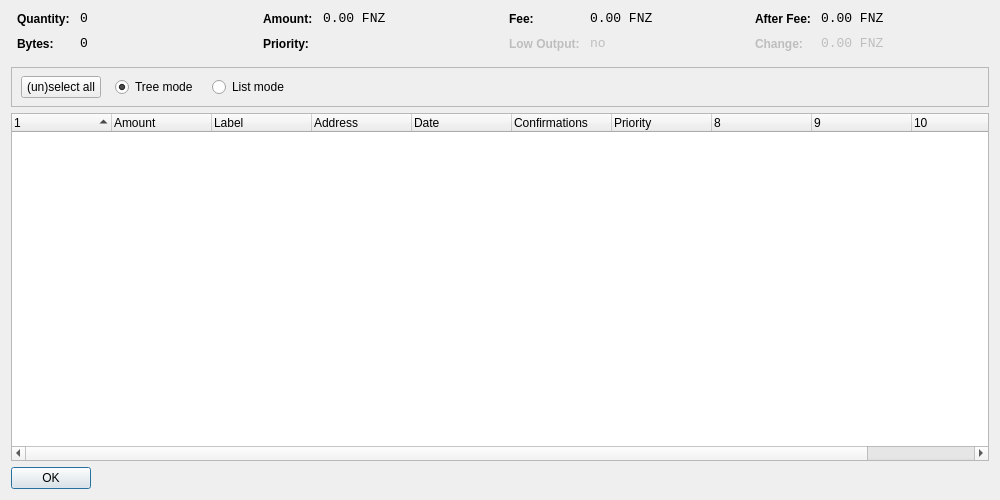
<?xml version="1.0" encoding="UTF-8"?>
<ui version="4.0">
 <class>CoinControlDialog</class>
 <widget class="QDialog" name="CoinControlDialog">
  <property name="geometry">
   <rect>
    <x>0</x>
    <y>0</y>
    <width>1000</width>
    <height>500</height>
   </rect>
  </property>
  <property name="windowTitle">
   <string>Coin Control</string>
  </property>
  <layout class="QVBoxLayout" name="verticalLayout">
   <item>
    <layout class="QHBoxLayout" name="horizontalLayoutTop" stretch="0,0,0,0">
     <property name="topMargin">
      <number>0</number>
     </property>
     <property name="bottomMargin">
      <number>10</number>
     </property>
     <item>
      <layout class="QFormLayout" name="formLayoutCoinControl1">
       <property name="horizontalSpacing">
        <number>10</number>
       </property>
       <property name="verticalSpacing">
        <number>10</number>
       </property>
       <property name="leftMargin">
        <number>6</number>
       </property>
       <property name="rightMargin">
        <number>6</number>
       </property>
       <item row="0" column="0">
        <widget class="QLabel" name="labelCoinControlQuantityText">
         <property name="styleSheet">
          <string notr="true">font-weight:bold;</string>
         </property>
         <property name="text">
          <string>Quantity:</string>
         </property>
        </widget>
       </item>
       <item row="0" column="1">
        <widget class="QLabel" name="labelCoinControlQuantity">
         <property name="font">
          <font>
           <family>Monospace</family>
           <pointsize>10</pointsize>
          </font>
         </property>
         <property name="cursor">
          <cursorShape>IBeamCursor</cursorShape>
         </property>
         <property name="contextMenuPolicy">
          <enum>Qt::ActionsContextMenu</enum>
         </property>
         <property name="text">
          <string notr="true">0</string>
         </property>
         <property name="textInteractionFlags">
          <set>Qt::LinksAccessibleByMouse|Qt::TextSelectableByKeyboard|Qt::TextSelectableByMouse</set>
         </property>
        </widget>
       </item>
       <item row="1" column="0">
        <widget class="QLabel" name="labelCoinControlBytesText">
         <property name="styleSheet">
          <string notr="true">font-weight:bold;</string>
         </property>
         <property name="text">
          <string>Bytes:</string>
         </property>
        </widget>
       </item>
       <item row="1" column="1">
        <widget class="QLabel" name="labelCoinControlBytes">
         <property name="font">
          <font>
           <family>Monospace</family>
           <pointsize>10</pointsize>
          </font>
         </property>
         <property name="cursor">
          <cursorShape>IBeamCursor</cursorShape>
         </property>
         <property name="contextMenuPolicy">
          <enum>Qt::ActionsContextMenu</enum>
         </property>
         <property name="text">
          <string notr="true">0</string>
         </property>
         <property name="textInteractionFlags">
          <set>Qt::LinksAccessibleByMouse|Qt::TextSelectableByKeyboard|Qt::TextSelectableByMouse</set>
         </property>
        </widget>
       </item>
      </layout>
     </item>
     <item>
      <layout class="QFormLayout" name="formLayoutCoinControl2">
       <property name="horizontalSpacing">
        <number>10</number>
       </property>
       <property name="verticalSpacing">
        <number>10</number>
       </property>
       <property name="leftMargin">
        <number>6</number>
       </property>
       <property name="rightMargin">
        <number>6</number>
       </property>
       <item row="0" column="0">
        <widget class="QLabel" name="labelCoinControlAmountText">
         <property name="styleSheet">
          <string notr="true">font-weight:bold;</string>
         </property>
         <property name="text">
          <string>Amount:</string>
         </property>
        </widget>
       </item>
       <item row="0" column="1">
        <widget class="QLabel" name="labelCoinControlAmount">
         <property name="font">
          <font>
           <family>Monospace</family>
           <pointsize>10</pointsize>
          </font>
         </property>
         <property name="cursor">
          <cursorShape>IBeamCursor</cursorShape>
         </property>
         <property name="contextMenuPolicy">
          <enum>Qt::ActionsContextMenu</enum>
         </property>
         <property name="text">
          <string notr="true">0.00 FNZ</string>
         </property>
         <property name="textInteractionFlags">
          <set>Qt::LinksAccessibleByMouse|Qt::TextSelectableByKeyboard|Qt::TextSelectableByMouse</set>
         </property>
        </widget>
       </item>
       <item row="1" column="0">
        <widget class="QLabel" name="labelCoinControlPriorityText">
         <property name="styleSheet">
          <string notr="true">font-weight:bold;</string>
         </property>
         <property name="text">
          <string>Priority:</string>
         </property>
        </widget>
       </item>
       <item row="1" column="1">
        <widget class="QLabel" name="labelCoinControlPriority">
         <property name="font">
          <font>
           <family>Monospace</family>
           <pointsize>10</pointsize>
          </font>
         </property>
         <property name="cursor">
          <cursorShape>IBeamCursor</cursorShape>
         </property>
         <property name="contextMenuPolicy">
          <enum>Qt::ActionsContextMenu</enum>
         </property>
         <property name="text">
          <string/>
         </property>
         <property name="textInteractionFlags">
          <set>Qt::LinksAccessibleByMouse|Qt::TextSelectableByKeyboard|Qt::TextSelectableByMouse</set>
         </property>
        </widget>
       </item>
      </layout>
     </item>
     <item>
      <layout class="QFormLayout" name="formLayoutCoinControl3">
       <property name="horizontalSpacing">
        <number>10</number>
       </property>
       <property name="verticalSpacing">
        <number>10</number>
       </property>
       <property name="leftMargin">
        <number>6</number>
       </property>
       <property name="rightMargin">
        <number>6</number>
       </property>
       <item row="0" column="0">
        <widget class="QLabel" name="labelCoinControlFeeText">
         <property name="styleSheet">
          <string notr="true">font-weight:bold;</string>
         </property>
         <property name="text">
          <string>Fee:</string>
         </property>
        </widget>
       </item>
       <item row="0" column="1">
        <widget class="QLabel" name="labelCoinControlFee">
         <property name="font">
          <font>
           <family>Monospace</family>
           <pointsize>10</pointsize>
          </font>
         </property>
         <property name="cursor">
          <cursorShape>IBeamCursor</cursorShape>
         </property>
         <property name="contextMenuPolicy">
          <enum>Qt::ActionsContextMenu</enum>
         </property>
         <property name="text">
          <string notr="true">0.00 FNZ</string>
         </property>
         <property name="textInteractionFlags">
          <set>Qt::LinksAccessibleByMouse|Qt::TextSelectableByKeyboard|Qt::TextSelectableByMouse</set>
         </property>
        </widget>
       </item>
       <item row="1" column="0">
        <widget class="QLabel" name="labelCoinControlLowOutputText">
         <property name="enabled">
          <bool>false</bool>
         </property>
         <property name="styleSheet">
          <string notr="true">font-weight:bold;</string>
         </property>
         <property name="text">
          <string>Low Output:</string>
         </property>
        </widget>
       </item>
       <item row="1" column="1">
        <widget class="QLabel" name="labelCoinControlLowOutput">
         <property name="enabled">
          <bool>false</bool>
         </property>
         <property name="font">
          <font>
           <family>Monospace</family>
           <pointsize>10</pointsize>
          </font>
         </property>
         <property name="cursor">
          <cursorShape>IBeamCursor</cursorShape>
         </property>
         <property name="contextMenuPolicy">
          <enum>Qt::ActionsContextMenu</enum>
         </property>
         <property name="text">
          <string notr="true">no</string>
         </property>
         <property name="textInteractionFlags">
          <set>Qt::LinksAccessibleByMouse|Qt::TextSelectableByKeyboard|Qt::TextSelectableByMouse</set>
         </property>
        </widget>
       </item>
      </layout>
     </item>
     <item>
      <layout class="QFormLayout" name="formLayoutCoinControl4">
       <property name="horizontalSpacing">
        <number>10</number>
       </property>
       <property name="verticalSpacing">
        <number>10</number>
       </property>
       <property name="leftMargin">
        <number>6</number>
       </property>
       <property name="rightMargin">
        <number>6</number>
       </property>
       <item row="0" column="0">
        <widget class="QLabel" name="labelCoinControlAfterFeeText">
         <property name="styleSheet">
          <string notr="true">font-weight:bold;</string>
         </property>
         <property name="text">
          <string>After Fee:</string>
         </property>
        </widget>
       </item>
       <item row="0" column="1">
        <widget class="QLabel" name="labelCoinControlAfterFee">
         <property name="font">
          <font>
           <family>Monospace</family>
           <pointsize>10</pointsize>
          </font>
         </property>
         <property name="cursor">
          <cursorShape>IBeamCursor</cursorShape>
         </property>
         <property name="contextMenuPolicy">
          <enum>Qt::ActionsContextMenu</enum>
         </property>
         <property name="text">
          <string notr="true">0.00 FNZ</string>
         </property>
         <property name="textInteractionFlags">
          <set>Qt::LinksAccessibleByMouse|Qt::TextSelectableByKeyboard|Qt::TextSelectableByMouse</set>
         </property>
        </widget>
       </item>
       <item row="1" column="0">
        <widget class="QLabel" name="labelCoinControlChangeText">
         <property name="enabled">
          <bool>false</bool>
         </property>
         <property name="styleSheet">
          <string notr="true">font-weight:bold;</string>
         </property>
         <property name="text">
          <string>Change:</string>
         </property>
        </widget>
       </item>
       <item row="1" column="1">
        <widget class="QLabel" name="labelCoinControlChange">
         <property name="enabled">
          <bool>false</bool>
         </property>
         <property name="font">
          <font>
           <family>Monospace</family>
           <pointsize>10</pointsize>
          </font>
         </property>
         <property name="cursor">
          <cursorShape>IBeamCursor</cursorShape>
         </property>
         <property name="contextMenuPolicy">
          <enum>Qt::ActionsContextMenu</enum>
         </property>
         <property name="text">
          <string notr="true">0.00 FNZ</string>
         </property>
         <property name="textInteractionFlags">
          <set>Qt::LinksAccessibleByMouse|Qt::TextSelectableByKeyboard|Qt::TextSelectableByMouse</set>
         </property>
        </widget>
       </item>
      </layout>
     </item>
    </layout>
   </item>
   <item>
    <widget class="QFrame" name="frame">
     <property name="minimumSize">
      <size>
       <width>0</width>
       <height>40</height>
      </size>
     </property>
     <property name="frameShape">
      <enum>QFrame::StyledPanel</enum>
     </property>
     <property name="frameShadow">
      <enum>QFrame::Sunken</enum>
     </property>
     <widget class="QWidget" name="horizontalLayoutWidget">
      <property name="geometry">
       <rect>
        <x>10</x>
        <y>0</y>
        <width>781</width>
        <height>41</height>
       </rect>
      </property>
      <layout class="QHBoxLayout" name="horizontalLayoutPanel" stretch="0,0,0,0,0">
       <property name="spacing">
        <number>14</number>
       </property>
       <item>
        <widget class="QPushButton" name="pushButtonSelectAll">
         <property name="sizePolicy">
          <sizepolicy hsizetype="Maximum" vsizetype="Fixed">
           <horstretch>0</horstretch>
           <verstretch>0</verstretch>
          </sizepolicy>
         </property>
         <property name="text">
          <string>(un)select all</string>
         </property>
        </widget>
       </item>
       <item>
        <widget class="QRadioButton" name="radioTreeMode">
         <property name="sizePolicy">
          <sizepolicy hsizetype="Maximum" vsizetype="Fixed">
           <horstretch>0</horstretch>
           <verstretch>0</verstretch>
          </sizepolicy>
         </property>
         <property name="text">
          <string>Tree mode</string>
         </property>
         <property name="checked">
          <bool>true</bool>
         </property>
        </widget>
       </item>
       <item>
        <widget class="QRadioButton" name="radioListMode">
         <property name="sizePolicy">
          <sizepolicy hsizetype="Maximum" vsizetype="Fixed">
           <horstretch>0</horstretch>
           <verstretch>0</verstretch>
          </sizepolicy>
         </property>
         <property name="text">
          <string>List mode</string>
         </property>
        </widget>
       </item>
       <item>
        <spacer name="horizontalSpacer">
         <property name="orientation">
          <enum>Qt::Horizontal</enum>
         </property>
         <property name="sizeHint" stdset="0">
          <size>
           <width>40</width>
           <height>20</height>
          </size>
         </property>
        </spacer>
       </item>
      </layout>
     </widget>
    </widget>
   </item>
   <item>
    <widget class="CoinControlTreeWidget" name="treeWidget">
     <property name="contextMenuPolicy">
      <enum>Qt::CustomContextMenu</enum>
     </property>
     <property name="sortingEnabled">
      <bool>false</bool>
     </property>
     <property name="columnCount">
      <number>11</number>
     </property>
     <attribute name="headerShowSortIndicator" stdset="0">
      <bool>true</bool>
     </attribute>
     <attribute name="headerStretchLastSection">
      <bool>false</bool>
     </attribute>
     <column>
      <property name="text">
       <string/>
      </property>
     </column>
     <column>
      <property name="text">
       <string>Amount</string>
      </property>
     </column>
     <column>
      <property name="text">
       <string>Label</string>
      </property>
     </column>
     <column>
      <property name="text">
       <string>Address</string>
      </property>
     </column>
     <column>
      <property name="text">
       <string>Date</string>
      </property>
     </column>
     <column>
      <property name="text">
       <string>Confirmations</string>
      </property>
      <property name="toolTip">
       <string>Confirmed</string>
      </property>
     </column>
     <column>
      <property name="text">
       <string>Priority</string>
      </property>
     </column>
     <column>
      <property name="text">
       <string/>
      </property>
     </column>
     <column>
      <property name="text">
       <string/>
      </property>
     </column>
     <column>
      <property name="text">
       <string/>
      </property>
     </column>
     <column>
      <property name="text">
       <string/>
      </property>
     </column>
    </widget>
   </item>
   <item>
    <widget class="QDialogButtonBox" name="buttonBox">
     <property name="sizePolicy">
      <sizepolicy hsizetype="Maximum" vsizetype="Fixed">
       <horstretch>0</horstretch>
       <verstretch>0</verstretch>
      </sizepolicy>
     </property>
     <property name="orientation">
      <enum>Qt::Horizontal</enum>
     </property>
     <property name="standardButtons">
      <set>QDialogButtonBox::Ok</set>
     </property>
    </widget>
   </item>
  </layout>
 </widget>
 <customwidgets>
  <customwidget>
   <class>CoinControlTreeWidget</class>
   <extends>QTreeWidget</extends>
   <header>coincontroltreewidget.h</header>
  </customwidget>
 </customwidgets>
 <resources/>
 <connections/>
</ui>
